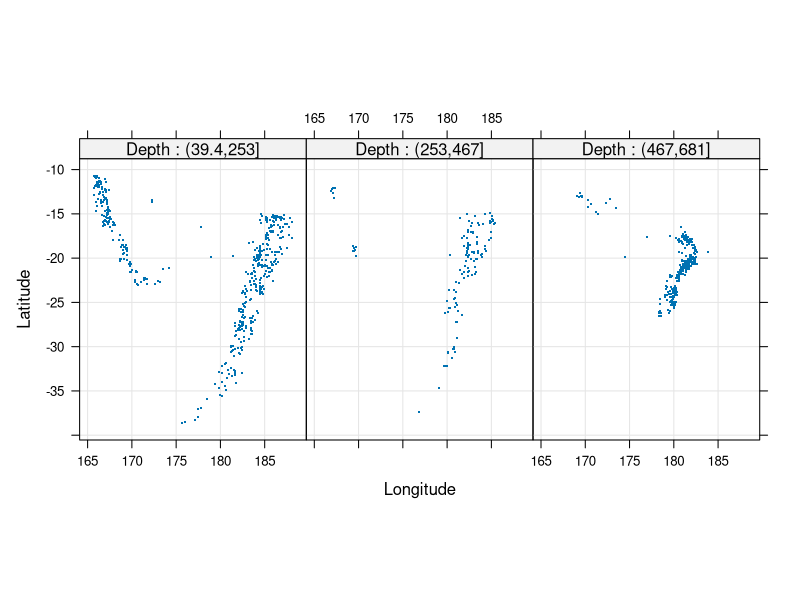
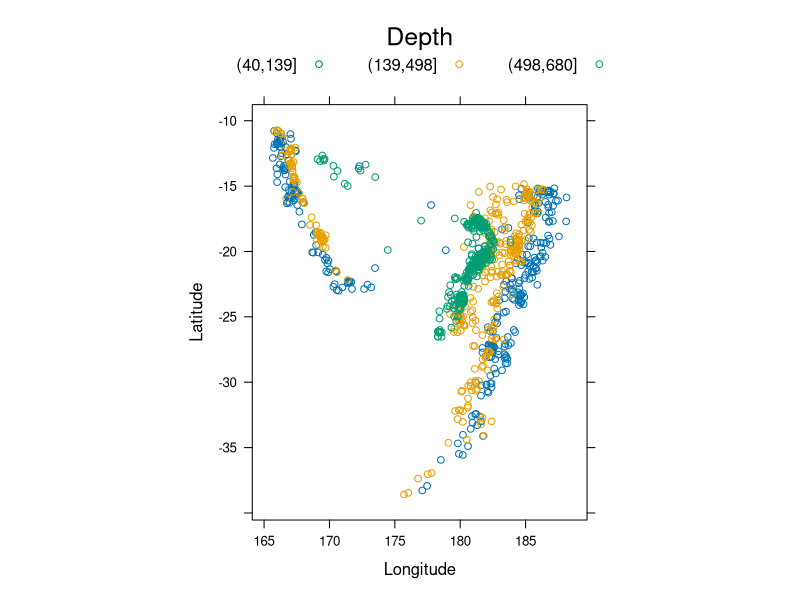
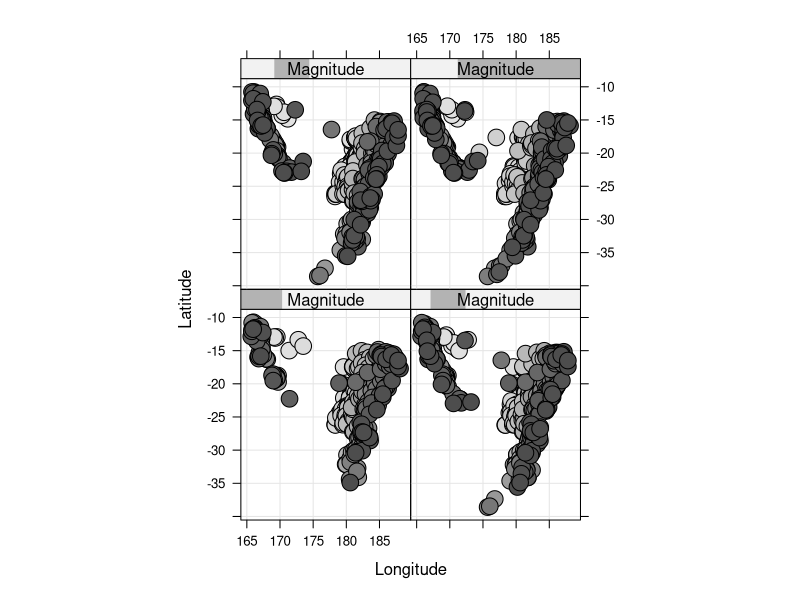

The R script that drew these images, in order:

library(lattice)

xyplot(lat ~ long | cut(depth, 3), data = quakes,aspect = "iso", pch = ".", cex = 2, type = c("p", "g"),xlab = "Longitude", ylab = "Latitude",strip = strip.custom(strip.names = TRUE, var.name = "Depth"))

head(quakes)

###combine grids and differntiate using color
xyplot(lat ~ long, data = quakes, aspect = "iso",
       groups = cut(depth, breaks = quantile(depth, ppoints(4, 1))),
       auto.key = list(columns = 3, title = "Depth"),
       xlab = "Longitude", ylab = "Latitude")

###create magnitude condition variable
quakes$Magnitude <- equal.count(quakes$mag, 4)
summary(quakes$Magnitude)

depth.col <- grey.colors(100)[cut(quakes$depth, 100, label = FALSE)]
depth.ord <- rev(order(quakes$depth))

quakes$color <- depth.col
quakes.ordered <- quakes[depth.ord, ]

xyplot(lat ~ long | Magnitude, data = quakes.ordered, col = "black",
         aspect = "iso", fill.color = quakes.ordered$color, cex = 2,panel = function(x, y, fill.color, ..., subscripts) {
           fill <- fill.color[subscripts]
           panel.grid(h = -1, v = -1)
           panel.xyplot(x, y, pch = 21, fill = fill, ...)
         },
         xlab = "Longitude", ylab = "Latitude")

